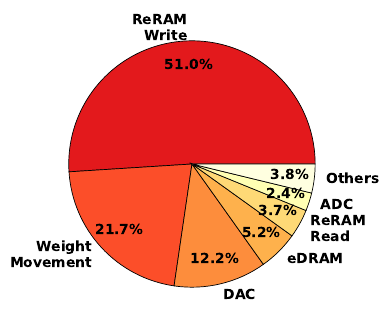

This figure's Python source:
import numpy as np
import pandas as pd
import matplotlib.pyplot as plt
from matplotlib import rcParams

rcParams['font.weight'] = 'bold'

df_CASCADE = pd.read_csv('../results/CASCADE.csv')

energy = {
    'ReRAM\nWrite': df_CASCADE.iloc[-1]['MAC_RRAM_write'] + df_CASCADE.iloc[-1]['buffer_RRAM_write'],
    'Weight\nMovement': df_CASCADE.iloc[-1]['DRAM'],
    'DAC': df_CASCADE.iloc[-1]['DAC'],
    'eDRAM': df_CASCADE.iloc[-1]['eDRAM'],
    'ReRAM\nRead': df_CASCADE.iloc[-1]['MAC_RRAM_read'] + df_CASCADE.iloc[-1]['buffer_RRAM_read'],
    'ADC': df_CASCADE.iloc[-1]['ADC'],
    'Others': df_CASCADE.iloc[-1]['IR'] + df_CASCADE.iloc[-1]['OR']
}

plt.figure(figsize=(8, 4))
colors = ['#E3191C', '#FC4E29', '#FD8D3C', '#FEB14C', '#FED976', '#FFFFB3', '#FFFFE0']
wedgeprops = {'edgecolor': 'black', 'linewidth': 0.5, 'antialiased': True}
plt.pie(list(energy.values()), labels=list(energy.keys()), colors=colors, wedgeprops=wedgeprops, autopct='%1.1f%%', pctdistance=0.8)
plt.savefig('nws_energy.pdf', bbox_inches='tight')
plt.show()
